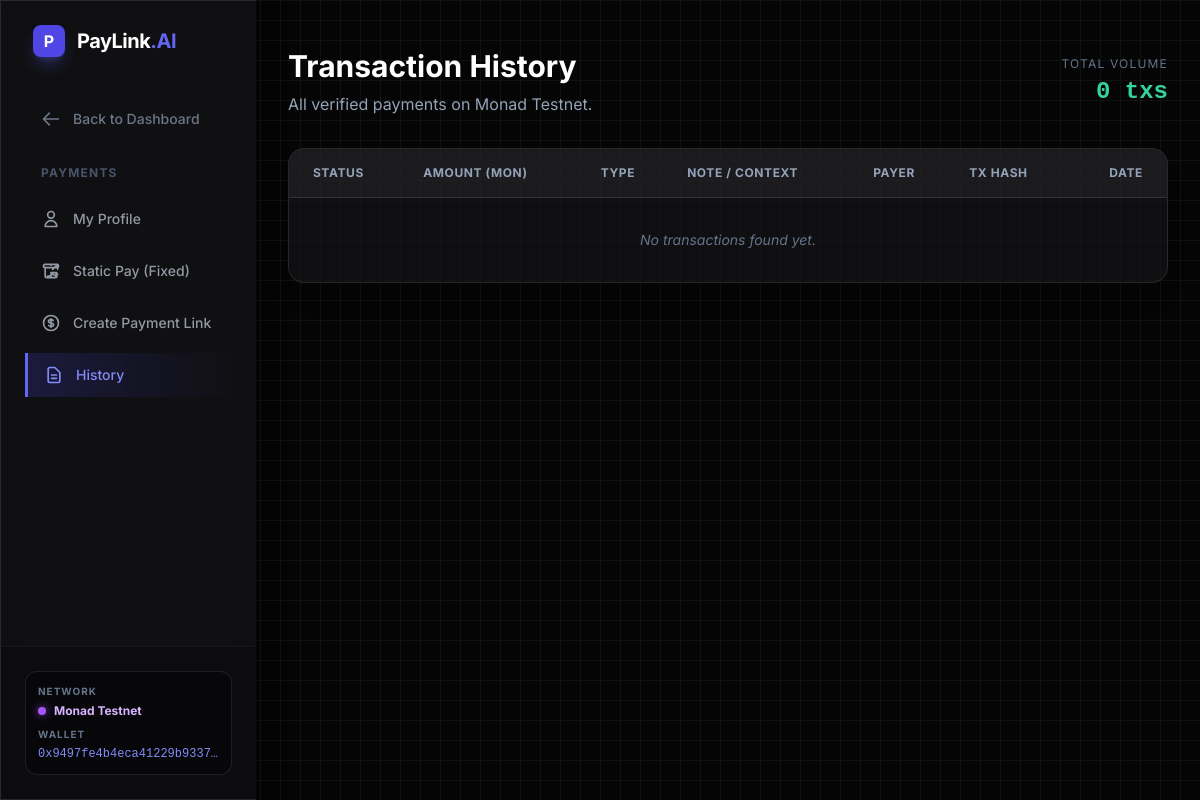
The page /paylink/history/ (signed in) on the database as committed earlier.
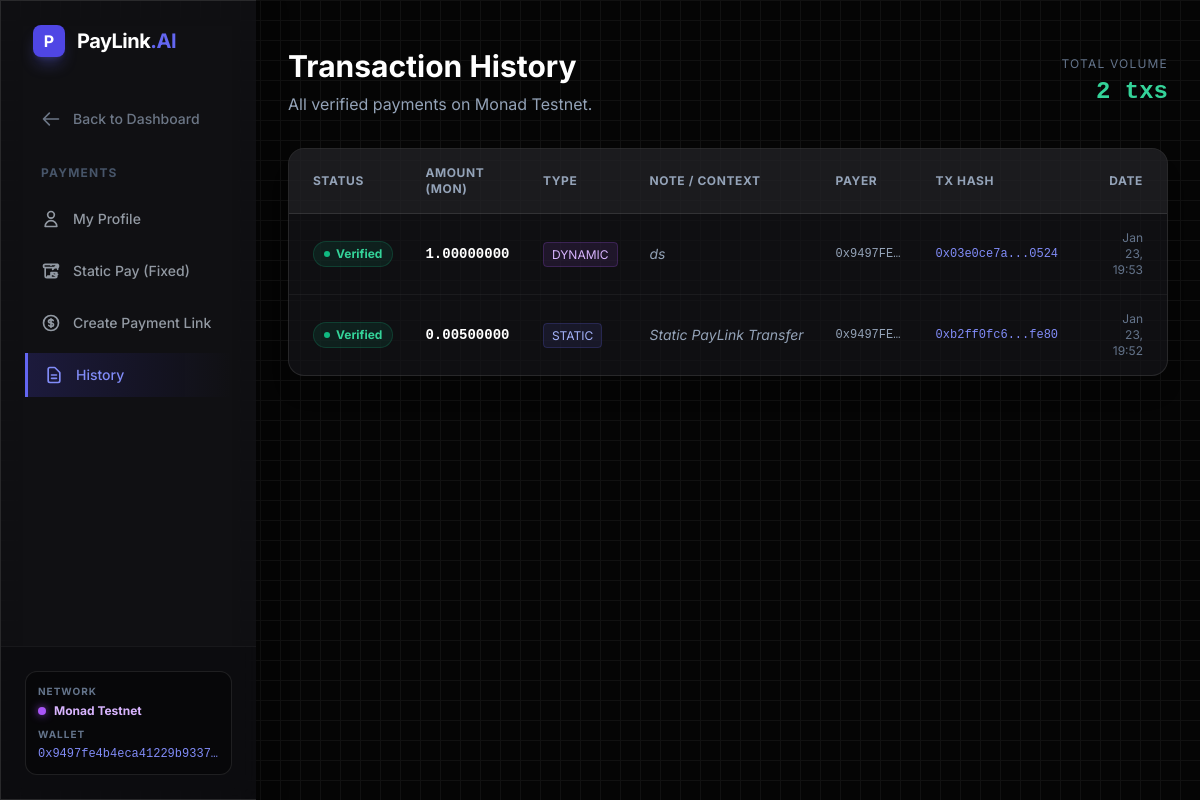
The same page on the database as committed later.
### payment/models.py (models this page shows, shortened)
class PaymentTransaction(models.Model):
    request = models.ForeignKey(PaymentRequest, on_delete=models.CASCADE, related_name='transactions')
    payer_wallet = models.CharField(max_length=42)
    tx_hash = models.CharField(max_length=66, unique=True)
    chain_id = models.CharField(max_length=10, default='10143') # Monad Testnet ID
    amount_mon = models.DecimalField(max_digits=20, decimal_places=8)
    verified = models.BooleanField(default=False)
    created_at = models.DateTimeField(auto_now_add=True)

class PaymentRequest(models.Model):
    TYPES = [
        ('STATIC', 'Static QR'),
        ('DYNAMIC', 'Dynamic QR')
    ]
    STATUS_CHOICES = [
        ('PENDING', 'Pending'),
        ('PAID', 'Paid'),
        ('EXPIRED', 'Expired')
    ]
    id = models.UUIDField(primary_key=True, default=uuid.uuid4, editable=False)
    request_type = models.CharField(max_length=10, choices=TYPES, default='DYNAMIC')
    amount_mon = models.DecimalField(max_digits=20, decimal_places=8, default=0.0)
    note = models.TextField(blank=True, null=True)
    receiver_wallet = models.CharField(max_length=42)
    status = models.CharField(max_length=10, choices=STATUS_CHOICES, default='PENDING')
    created_at = models.DateTimeField(auto_now_add=True)
    paid_at = models.DateTimeField(null=True, blank=True)

### payment/views.py (the view)
# urls.py: path('history/', views.payment_history, name='payment_history'),
@login_required
def payment_history(request):
    txs = PaymentTransaction.objects.all().order_by('-created_at')
    return render(request, 'payment/history.html', {'transactions': txs})

### payment/templates/payment/history.html (shortened to what this page needs)
{% extends 'payment/base.html' %}
{% block content %}
<div class="max-w-5xl mx-auto pt-4 animate-fade-in">
    <div class="flex justify-between items-center mb-8">
        <div>
            <h1 class="text-3xl font-bold text-white mb-2">Transaction History</h1>
            <p class="text-slate-400">All verified payments on Monad Testnet.</p>
        </div>
        <div class="text-right">
            <div class="text-xs text-slate-500 uppercase tracking-widest mb-1">Total Volume</div>
            <div class="text-2xl font-mono font-bold text-emerald-400">{{ transactions.count|default:"0" }} txs</div>
        </div>
    </div>
    <div class="glass-panel border border-white/10 rounded-2xl overflow-hidden shadow-xl">
        <div class="overflow-x-auto">
            <table class="w-full text-left border-collapse">
                <thead>
                    <tr class="bg-white/5 border-b border-white/10 text-xs text-slate-400 uppercase tracking-wider font-semibold">
                        <th class="p-4 pl-6">Status</th>
                        <th class="p-4">Amount (MON)</th>
                        <th class="p-4">Type</th>
                        <th class="p-4">Note / Context</th>
                        <th class="p-4">Payer</th>
                        <th class="p-4">Tx Hash</th>
                        <th class="p-4 text-right pr-6">Date</th>
                    </tr>
                </thead>
                <tbody class="divide-y divide-white/5 text-sm text-slate-300">
                    {% for tx in transactions %}
                    <tr class="hover:bg-white/5 transition-colors group">
                        <td class="p-4 pl-6">
                            {% if tx.verified %}
                                <div class="inline-flex items-center gap-1.5 px-2.5 py-1 rounded-full bg-emerald-500/10 text-emerald-400 text-xs font-bold border border-emerald-500/20">
                                    <span class="w-1.5 h-1.5 rounded-full bg-emerald-500"></span>
                                    Verified
                                </div>
                            {% else %}
                                <div class="inline-flex items-center gap-1.5 px-2.5 py-1 rounded-full bg-yellow-500/10 text-yellow-400 text-xs font-bold border border-yellow-500/20">
                                    Pending
                                </div>
                            {% endif %}
                        </td>
                        <td class="p-4 font-mono font-bold text-white">{{ tx.amount_mon }}</td>
                        <td class="p-4">
                            {% if tx.request.request_type == 'STATIC' %}
                                <span class="px-2 py-1 rounded bg-indigo-500/10 text-indigo-300 text-xs border border-indigo-500/20">STATIC</span>
                            {% else %}
                                <span class="px-2 py-1 rounded bg-purple-500/10 text-purple-300 text-xs border border-purple-500/20">DYNAMIC</span>
                            {% endif %}
                        </td>
                        <td class="p-4 max-w-xs truncate text-slate-400 italic">
                            {{ tx.request.note|default:"-" }}
                        </td>
                        <td class="p-4 font-mono text-xs text-slate-400 truncate max-w-[100px]" title="{{ tx.payer_wallet }}">
                            {{ tx.payer_wallet }}
                        </td>
                        <td class="p-4">
                            <a href="http://testnet.monadexplorer.com/tx/{{ tx.tx_hash }}" target="_blank" class="text-indigo-400 font-mono text-xs hover:text-white transition flex items-center gap-1">
                                {{ tx.tx_hash|slice:":10" }}...{{ tx.tx_hash|slice:"-4:" }}
                            </a>
                        </td>
                        <td class="p-4 text-right pr-6 text-slate-500 text-xs">
                            {{ tx.created_at|date:"M d, H:i" }}
                        </td>
                    </tr>
                    {% empty %}
                    <tr>
                        <td colspan="7" class="p-8 text-center text-slate-500 italic">
                            No transactions found yet.
                        </td>
                    </tr>
                    {% endfor %}
                </tbody>
            </table>
        </div>
    </div>
</div>
{% endblock %}

### payment/templates/payment/base.html (shortened to what this page needs)
<!DOCTYPE html>
<html lang="en">
<head>
    <script src="https://cdn.tailwindcss.com"></script>
</head>
<body class="h-screen flex overflow-hidden text-slate-300">
    <aside class="w-64 glass-panel border-r-0 border-white/10 flex flex-col justify-between hidden md:flex z-50">
        <div class="p-6">
            <a href="/" class="flex items-center gap-3 mb-10 pl-2 hover:opacity-80 transition">
                 <div class="w-8 h-8 bg-indigo-600 rounded-lg flex items-center justify-center font-bold text-white shadow-lg shadow-indigo-500/30">P</div>
                <span class="text-xl font-bold tracking-tight text-white">PayLink<span class="text-indigo-500">.AI</span></span>
            </a>
            <nav class="space-y-2">
                <a href="/dashboard/" class="nav-item w-full flex items-center gap-3 px-4 py-3 text-sm font-medium text-slate-400">
                    <svg class="w-5 h-5" fill="none" stroke="currentColor" viewBox="0 0 24 24"><path d="M10 19l-7-7m0 0l7-7m-7 7h18" stroke-linecap="round" stroke-linejoin="round" stroke-width="2"></path></svg>
                    Back to Dashboard
                </a>
                <div class="pt-4 pb-2 px-4 text-xs font-bold text-slate-600 uppercase tracking-widest">Payments</div>
                <a href="{% url 'profile' %}" class="nav-item w-full flex items-center gap-3 px-4 py-3 text-sm font-medium {% if request.resolver_match.url_name == 'profile' %}active{% endif %}">
                    <svg class="w-5 h-5" fill="none" stroke="currentColor" viewBox="0 0 24 24"><path d="M16 7a4 4 0 11-8 0 4 4 0 018 0zM12 14a7 7 0 00-7 7h14a7 7 0 00-7-7z" stroke-linecap="round" stroke-linejoin="round" stroke-width="2"></path></svg>
                    My Profile
                </a>
                <a href="{% url 'static_qr' %}" class="nav-item w-full flex items-center gap-3 px-4 py-3 text-sm font-medium {% if request.resolver_match.url_name == 'static_qr' %}active{% endif %}">
                    <svg class="w-5 h-5" fill="none" stroke="currentColor" viewBox="0 0 24 24"><path d="M12 4v1m6 11h2m-6 0h-2v4h-4v-2h4v-4h6v4zM5 8h14M5 8a2 2 0 110-4h14a2 2 0 110 4M5 8v10a2 2 0 002 2h10a2 2 0 002-2v-4M14 4h6m0 0v6m0-6L14 10" stroke-linecap="round" stroke-linejoin="round" stroke-width="2"></path></svg>
                    Static Pay (Fixed)
                </a>
                <a href="{% url 'create_dynamic_qr' %}" class="nav-item w-full flex items-center gap-3 px-4 py-3 text-sm font-medium {% if request.resolver_match.url_name == 'create_dynamic_qr' %}active{% endif %}">
                    Create Payment Link
                </a>
                <a href="{% url 'payment_history' %}" class="nav-item w-full flex items-center gap-3 px-4 py-3 text-sm font-medium {% if request.resolver_match.url_name == 'payment_history' %}active{% endif %}">
                    <svg class="w-5 h-5" fill="none" stroke="currentColor" viewBox="0 0 24 24"><path d="M9 12h6m-6 4h6m2 5H7a2 2 0 01-2-2V5a2 2 0 012-2h5.586a1 1 0 01.707.293l5.414 5.414a1 1 0 01.293.707V19a2 2 0 01-2 2z" stroke-linecap="round" stroke-linejoin="round" stroke-width="2"></path></svg>
                    History
                </a>
            </nav>
        </div>
        <div class="p-6 border-t border-white/5 bg-black/20">
             <div class="rounded-xl p-3 border border-white/10 bg-black/40">
                <p class="text-[10px] font-bold text-slate-500 uppercase mb-1 tracking-widest">Network</p>
                <div class="flex items-center gap-2 mb-2">
                    <div class="h-2 w-2 rounded-full bg-purple-500 shadow-[0_0_8px_rgba(168,85,247,0.8)]"></div>
                    <span class="text-xs text-purple-300 font-bold">Monad Testnet</span>
                </div>
                <p class="text-[10px] font-bold text-slate-500 uppercase mb-1 tracking-widest">Wallet</p>
                <p class="text-xs text-indigo-400 break-all font-mono truncate" id="wallet-address-display">{{ user.wallet_address }}</p>
            </div>
        </div>
    </aside>
    <main class="flex-1 flex flex-col h-full overflow-hidden relative">
        <div class="flex-1 overflow-y-auto p-4 md:p-8 relative">
            {% block content %}{% endblock %}
        </div>
    </main>
</body>
</html>

### payment/templates/payment/base.html (style rules this page uses)
body { font-family: 'Inter', sans-serif; background-color: #050505; background-image: linear-gradient(#111 1px, transparent 1px), linear-gradient(90deg, #111 1px, transparent 1px); background-size: 20px 20px; color: #E2E8F0; }
.font-mono { font-family: 'JetBrains Mono', monospace; }
.glass-panel { background: rgba(20, 20, 25, 0.7); backdrop-filter: blur(12px); border: 1px solid rgba(255, 255, 255, 0.08); box-shadow: 0 4px 30px rgba(0, 0, 0, 0.3); }
.nav-item { opacity: 0.7; transition: all 0.2s; }
.nav-item.active { background: linear-gradient(90deg, rgba(79, 70, 229, 0.2) 0%, rgba(79, 70, 229, 0) 100%); border-left: 3px solid #6366f1; color: #818cf8; opacity: 1; }
.animate-fade-in { animation: fadeIn 0.5s ease-out forwards; opacity: 0; }

Rows that differ between the two databases and show on the page:
added PaymentTransaction: verified True (drawn), amount_mon "1.00000000", shows "DYNAMIC", request.note "ds", payer_wallet "0x9497FE…", tx_hash "0x03e0ce7a", tx_hash "0524", created_at "Jan 23, 19:53"
added PaymentTransaction: verified True (drawn), amount_mon "0.00500000", shows "STATIC", request.note "Static PayLink Transfer", payer_wallet "0x9497FE…", tx_hash "0xb2ff0fc6", tx_hash "fe80", created_at "Jan 23, 19:52"
Other text that changed with them:
{{ transactions.count|default:"0" }}: "0" → "2"
text no longer shown: "No transactions found yet."
